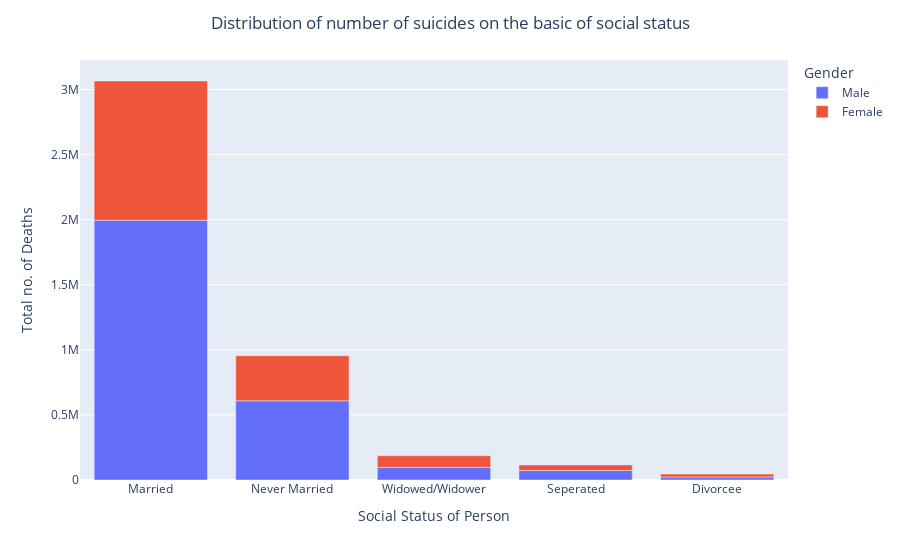

Here is the notebook cell this chart was saved with:
### Code cell
fig = px.bar(social_data_gb,x='Details of Person',y='Total no. of Deaths',color='Gender',height=600)
fig.update_layout(
    title={
        'text':'Distribution of number of suicides on the basic of social status',
        'y':0.97,
        'x':0.5,
        'xanchor':'center',
        'yanchor':'top'},xaxis_title='Social Status of Person',
    yaxis_title='Total no. of Deaths')
fig.show()

### Figure 1 — Plotly figure (JSON) as saved in the notebook; plotly's stock layout.template omitted (floating-point values rounded to 4 significant figures)
{"data": [{"alignmentgroup": "True", "hovertemplate": "Gender=Male<br>Details of Person=%{x}<br>Total no. of Deaths=%{y}<extra></extra>", "legendgroup": "Male", "marker": {"color": "#636efa", "pattern": {"shape": ""}}, "name": "Male", "offsetgroup": "Male", "orientation": "v", "showlegend": true, "textposition": "auto", "type": "bar", "x": ["Married", "Never Married", "Widowed/Widower", "Seperated", "Divorcee"], "xaxis": "x", "y": [1995021, 608523, 96552, 72918, 22740], "yaxis": "y"}, {"alignmentgroup": "True", "hovertemplate": "Gender=Female<br>Details of Person=%{x}<br>Total no. of Deaths=%{y}<extra></extra>", "legendgroup": "Female", "marker": {"color": "#EF553B", "pattern": {"shape": ""}}, "name": "Female", "offsetgroup": "Female", "orientation": "v", "showlegend": true, "textposition": "auto", "type": "bar", "x": ["Married", "Never Married", "Widowed/Widower", "Seperated", "Divorcee"], "xaxis": "x", "y": [1070301, 346380, 89787, 42495, 23076], "yaxis": "y"}], "layout": {"autosize": true, "barmode": "relative", "legend": {"title": {"text": "Gender"}, "tracegroupgap": 0}, "margin": {"t": 60}, "title": {"text": "Distribution of number of suicides on the basic of social status", "x": 0.5, "xanchor": "center", "y": 0.97, "yanchor": "top"}, "xaxis": {"anchor": "y", "autorange": true, "domain": [0, 1], "range": [-0.5, 4.5], "title": {"text": "Social Status of Person"}, "type": "category"}, "yaxis": {"anchor": "x", "autorange": true, "domain": [0, 1], "range": [0, 3227000.0], "title": {"text": "Total no. of Deaths"}, "type": "linear"}}}
